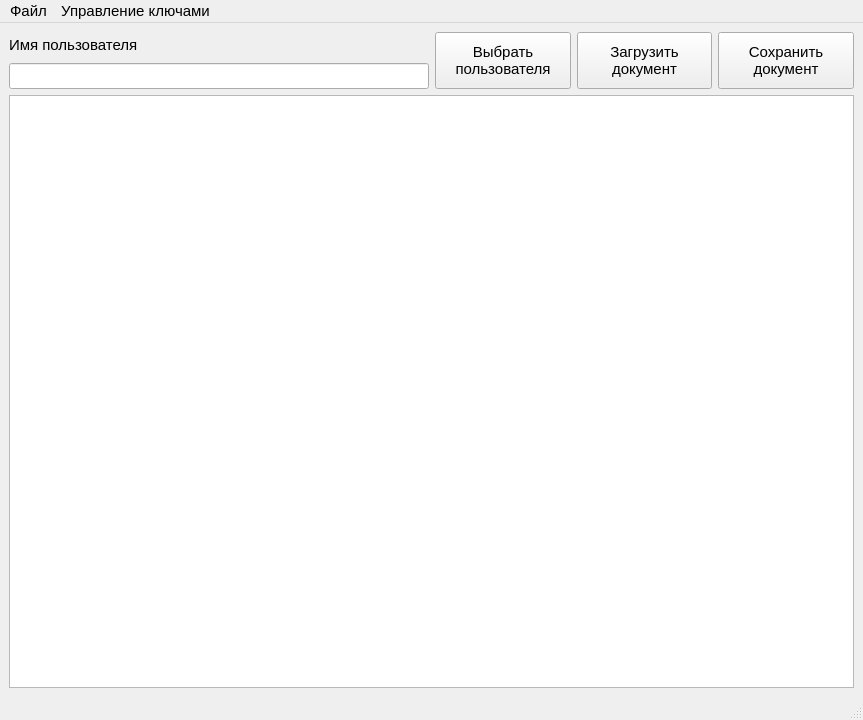
<?xml version="1.0" encoding="UTF-8"?>
<ui version="4.0">
 <class>MainWindow</class>
 <widget class="QMainWindow" name="MainWindow">
  <property name="geometry">
   <rect>
    <x>0</x>
    <y>0</y>
    <width>863</width>
    <height>720</height>
   </rect>
  </property>
  <property name="font">
   <font>
    <pointsize>11</pointsize>
   </font>
  </property>
  <property name="windowTitle">
   <string>Документооборот</string>
  </property>
  <property name="styleSheet">
   <string notr="true">QWidget {
	font-size: 11pt;
}

QPushButton {
	padding: 10px;
}</string>
  </property>
  <widget class="QWidget" name="centralwidget">
   <layout class="QVBoxLayout" name="verticalLayout_2">
    <item>
     <layout class="QHBoxLayout" name="horizontalLayout_2">
      <item>
       <layout class="QVBoxLayout" name="verticalLayout">
        <item>
         <widget class="QLabel" name="label">
          <property name="sizePolicy">
           <sizepolicy hsizetype="Preferred" vsizetype="Minimum">
            <horstretch>0</horstretch>
            <verstretch>0</verstretch>
           </sizepolicy>
          </property>
          <property name="text">
           <string>Имя пользователя</string>
          </property>
         </widget>
        </item>
        <item>
         <widget class="QLineEdit" name="userNameEdit"/>
        </item>
       </layout>
      </item>
      <item>
       <layout class="QHBoxLayout" name="horizontalLayout">
        <item>
         <widget class="QPushButton" name="btnPickUser">
          <property name="sizePolicy">
           <sizepolicy hsizetype="Expanding" vsizetype="Fixed">
            <horstretch>0</horstretch>
            <verstretch>0</verstretch>
           </sizepolicy>
          </property>
          <property name="text">
           <string>Выбрать
пользователя</string>
          </property>
         </widget>
        </item>
        <item>
         <widget class="QPushButton" name="btnLoadDoc">
          <property name="sizePolicy">
           <sizepolicy hsizetype="Expanding" vsizetype="Fixed">
            <horstretch>0</horstretch>
            <verstretch>0</verstretch>
           </sizepolicy>
          </property>
          <property name="text">
           <string>Загрузить
документ</string>
          </property>
         </widget>
        </item>
        <item>
         <widget class="QPushButton" name="btnSaveDoc">
          <property name="sizePolicy">
           <sizepolicy hsizetype="Expanding" vsizetype="Fixed">
            <horstretch>0</horstretch>
            <verstretch>0</verstretch>
           </sizepolicy>
          </property>
          <property name="text">
           <string>Сохранить
документ</string>
          </property>
         </widget>
        </item>
       </layout>
      </item>
     </layout>
    </item>
    <item>
     <widget class="QTextEdit" name="textEdit"/>
    </item>
   </layout>
  </widget>
  <widget class="QMenuBar" name="menubar">
   <property name="geometry">
    <rect>
     <x>0</x>
     <y>0</y>
     <width>863</width>
     <height>26</height>
    </rect>
   </property>
   <widget class="QMenu" name="menu">
    <property name="title">
     <string>Файл</string>
    </property>
    <addaction name="actionCreate"/>
    <addaction name="actionLoad"/>
    <addaction name="actionSave"/>
    <addaction name="separator"/>
    <addaction name="actionClose"/>
    <addaction name="separator"/>
    <addaction name="actionAbout"/>
   </widget>
   <widget class="QMenu" name="menu_2">
    <property name="title">
     <string>Управление ключами</string>
    </property>
    <addaction name="actionPKExport"/>
    <addaction name="actionPKImport"/>
    <addaction name="actionDelKeysPair"/>
    <addaction name="actionPickSK"/>
   </widget>
   <addaction name="menu"/>
   <addaction name="menu_2"/>
  </widget>
  <widget class="QStatusBar" name="statusbar"/>
  <action name="actionCreate">
   <property name="text">
    <string>Создать</string>
   </property>
  </action>
  <action name="actionLoad">
   <property name="text">
    <string>Загрузить</string>
   </property>
  </action>
  <action name="actionSave">
   <property name="text">
    <string>Сохранить</string>
   </property>
  </action>
  <action name="actionClose">
   <property name="text">
    <string>Выход</string>
   </property>
  </action>
  <action name="actionAbout">
   <property name="text">
    <string>О программе</string>
   </property>
  </action>
  <action name="actionPKExport">
   <property name="text">
    <string>Экспорт открытого ключа</string>
   </property>
  </action>
  <action name="actionPKImport">
   <property name="text">
    <string>Импорт открытого ключа</string>
   </property>
  </action>
  <action name="actionDelKeysPair">
   <property name="text">
    <string>Удаление пары ключей</string>
   </property>
  </action>
  <action name="actionPickSK">
   <property name="text">
    <string>Выбор закрытого ключа</string>
   </property>
  </action>
 </widget>
 <resources/>
 <connections/>
</ui>
